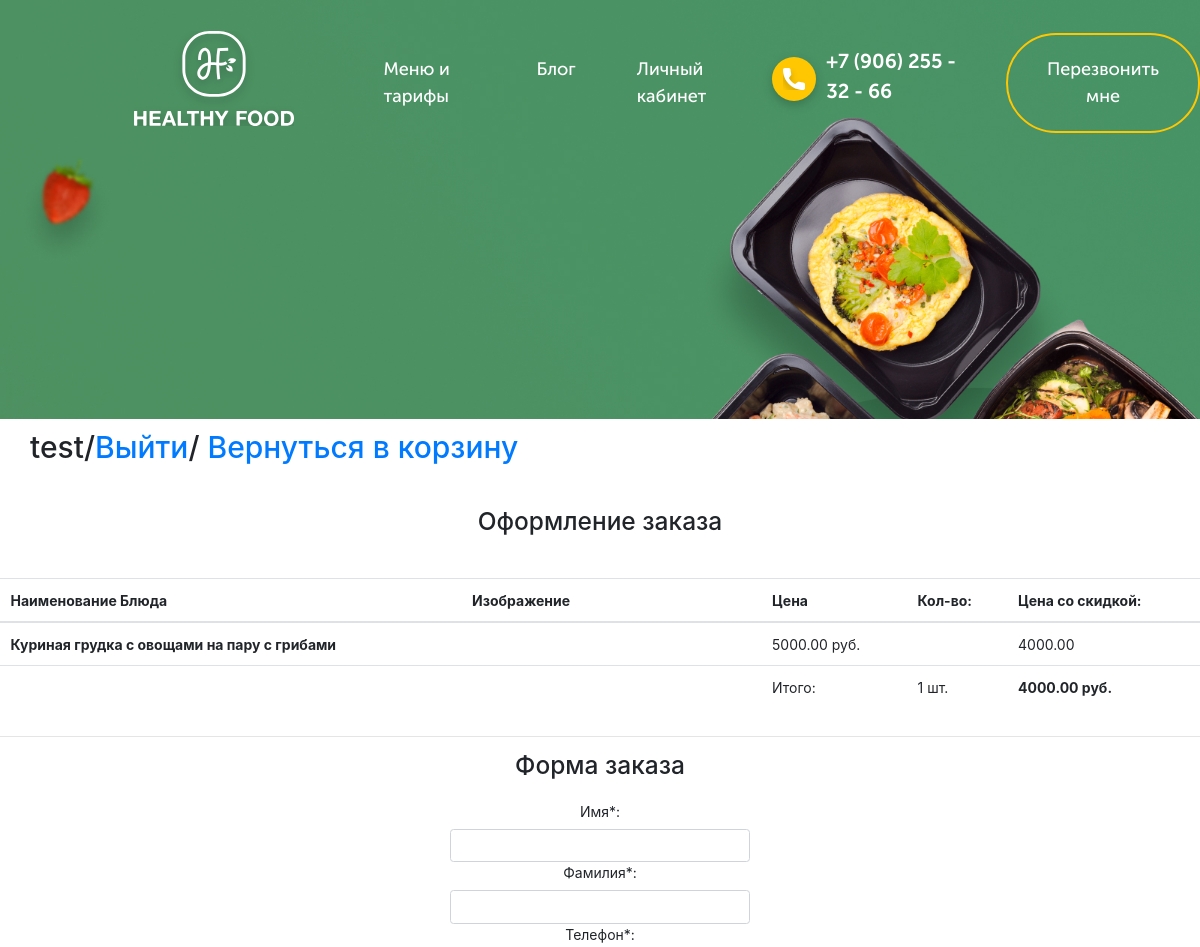
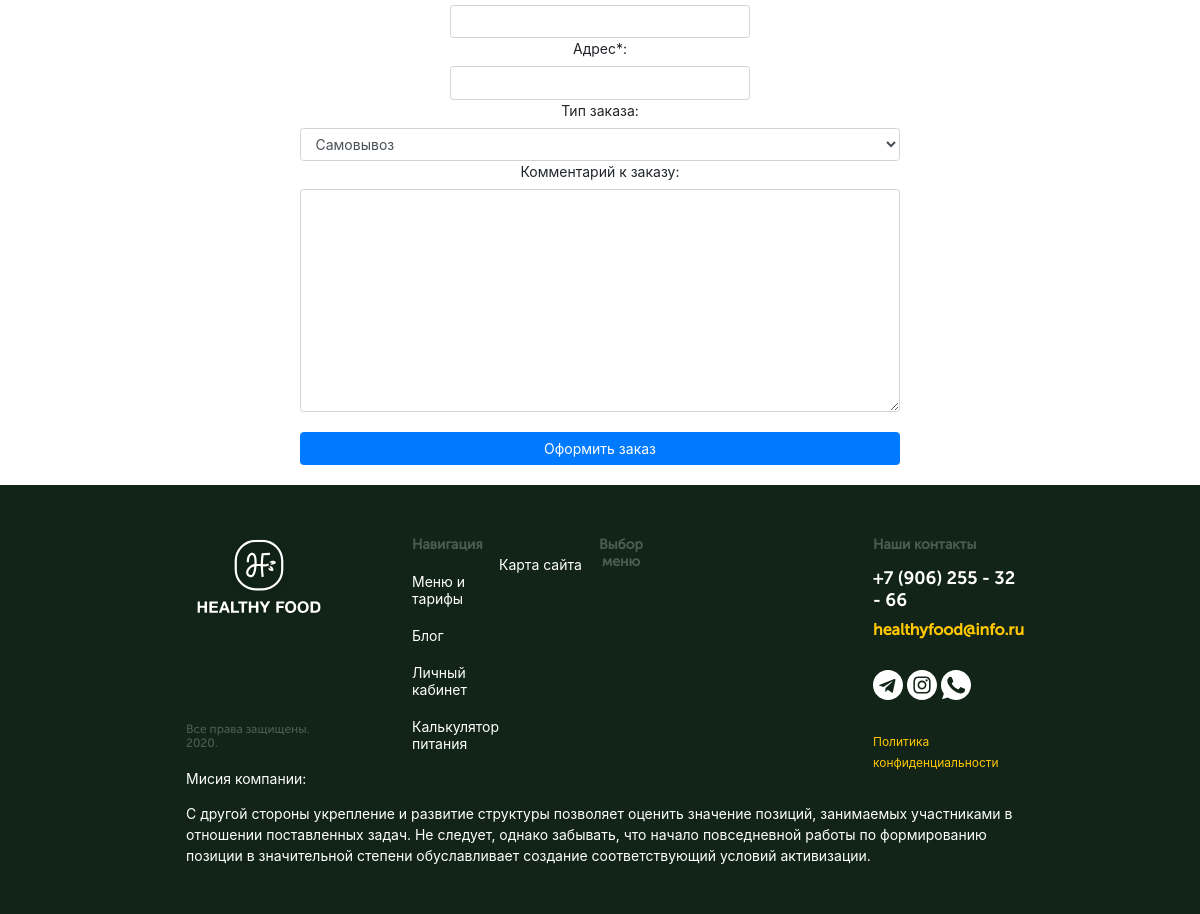
The page /checkout/ (signed in) on the database its author committed (2 pictures, top to bottom).
### healthyfood/apps/main_page/models.py (models this page shows, shortened)
class Order(models.Model):
    customer = models.ForeignKey(Customer, verbose_name=("Заказчик"), on_delete=models.CASCADE)
    product = models.ForeignKey(Food, verbose_name=("Имя продукта"), on_delete=models.CASCADE)
    count = models.PositiveIntegerField(default=1)
    final_price = models.DecimalField(("Итоговая цена товара"), max_digits=9, decimal_places=2)
    class Meta:
        verbose_name = ("Товар в корзине")
        verbose_name_plural = ("Товары в корзине")

class Food(models.Model):
    class Meta:
        verbose_name = ("Блюдо ")
        verbose_name_plural = ("Блюда")
    name = models.CharField(("Название блюда"), max_length=100)
    menu_discription = models.CharField(("Описание блюда"), max_length=500)
    big_img = models.ImageField(("Картинка большого слайда"), upload_to='img', height_field=None, width_field=None, max_length=None)
    small_img = models.ImageField(("Картинка маленького слайда"), upload_to='img', height_field=None, width_field=None, max_length=None)
    kkal = models.CharField(("Колличество калорий"), max_length=20)
    gramm = models.CharField(("Колличество грамм"), max_length=20)
    price = models.DecimalField(("Цена блюда"), max_digits=9, decimal_places=2)
    discount = models.DecimalField(("Цена со скидкой, если есть"),  max_digits=9, decimal_places=2, null=0, blank = True)
    days_list = models.ManyToManyField(Days, verbose_name = "Дни недели", related_name='days')

class Cart(models.Model):
    owner = models.ForeignKey(Customer, verbose_name=("Заказчик"), on_delete=models.CASCADE, null=True, blank=True)
    products = models.ManyToManyField(Order , verbose_name=("Заказанные блюда"), blank = True)
    total_products = models.PositiveIntegerField(("Колличество блюд"), default=0)
    final_price = models.DecimalField(("Общая цена заказа"), max_digits=9, decimal_places=2, default=0)
    in_order = models.BooleanField(default = False)
    for_anonymous_user = models.BooleanField(default = False)
    class Meta:
        verbose_name = ("Корзина")
        verbose_name_plural = ("Корзины покупателей")

### healthyfood/apps/main_page/views.py (the view)
# urls.py: path('checkout/', views.CheckOutView.as_view(), name = 'checkout'),
class CheckOutView(CartMixin, View):
    def get(self, request, *args, **kwargs):
        form = OrderForm(request.POST or None)
        customer = Customer.objects.filter(user = request.user)
        return render(request, 'main_page/checkout.html', {
            'customer': customer,
            'cart' : self.cart,
            'form': form
        })

### healthyfood/apps/main_page/forms.py
class OrderForm(forms.ModelForm):
    class Meta:
        model = Buy
        fields = (
            'first_name',
            'last_name',
            'phone',
            'address',
            'buying_type',
            'comment',
        )
    def __init__(self, *args, **kwargs):
        super().__init__(*args, **kwargs)
        for field in self.fields:
            self.fields[field].widget.attrs['class'] = 'form-control'
        self.fields['first_name'].label = 'Имя*'
        self.fields['last_name'].label = 'Фамилия*'
        self.fields['phone'].label = 'Телефон*'
        self.fields['address'].label = 'Адрес*'

### healthyfood/apps/main_page/mixins.py (called while the page is built)
    def dispatch(self, request, *args, **kwargs):
        if request.user.is_authenticated:
            customer = Customer.objects.filter(user=request.user).first()
            if not customer:
                customer = Customer.objects.create(
                    user = request.user
                )
            cart = Cart.objects.filter(owner=customer, in_order=False).first()
            if not cart:
                cart = Cart.objects.create(owner=customer)
        else:
            cart=Cart.objects.filter(for_anonymous_user=True).first()
            if not cart:
                cart = Cart.objects.create(for_anonymous_user=True)
        self.cart = cart
        return super().dispatch(request, *args, **kwargs)

### healthyfood/templates/main_page/checkout.html (shortened to what this page needs)
{% extends "main_page/page.html" %}
{% block bootstrap %}
    <link rel="stylesheet" href="https://stackpath.bootstrapcdn.com/bootstrap/4.5.0/css/bootstrap.min.css">
{% endblock bootstrap %}
{% block content %}
    {% if user.is_authenticated %}
        <h2 class="personal__navigate">{{user.username}}/<a href="{% url 'logout' %}">Выйти</a>/ <a href="{% url 'account' %} ">Вернуться в корзину</a></h2>
    {% else %}
    <h2 class="personal__navigate">
        <a href="{% url 'login' %} ">Войти</a>/
        <a href="{% url 'signup' %} ">Зарегестрироваться</a>
    </h2>
    {% endif %}
    <h3 class="text-center mt-5 mb-5">Оформление заказа {% if not cart.products.count %}пуст{% endif %}</h3>
        <div class="cart">
            <table class="table">
                <thead>
                  <tr>
                    <th scope="col">Наименование Блюда</th>
                    <th scope="col">Изображение</th>
                    <th scope="col">Цена</th>
                    <th scope="col">Кол-во: </th>
                    <th scope="col">Цена со скидкой: </th>
                  </tr>
                </thead>
                <tbody>
                    {% for item in cart.products.all  %}
                    <tr>
                        <th scope="row">{{item.product.name}}</th>
                        <td class="w-25"><img src="{{item.product.big_img.url}}" class="img-fluid" alt=""></td>
                            <td>{{ item.product.price }} руб.</td>
                        <td>
                        </td>
                        <td> {{item.final_price}} </td>
                    </tr>
                    {% endfor %}
                    <tr>
                        <td colspan="2"></td>
                        <td>Итого:</td>
                        <td>{{ cart.total_products }} шт.</td>
                        <td><strong>{{ cart.final_price }} руб.</strong></td>
                    </tr>
                </tbody>
              </table>
        </div>
      <hr>
      <h3 class="form__header">Форма заказа</h3>
      <form action=" {% url 'make_order' %} " class="checkout form w-50" method="POST">
        {{form}}
        <input type="submit" value="Оформить заказ" class="btn btn-primary w-100 form__submit">
      </form>
{% endblock content %}

### healthyfood/apps/main_page/static/style/css/style.css (style rules this page uses)
a { text-decoration: none; }
input, button, textarea { font-family: inherit; }
body { margin: 0; }
html { scroll-behavior: smooth; }
.form { margin: 20px 0; display: -webkit-box; display: -ms-flexbox; display: flex; -webkit-box-orient: vertical; -webkit-box-direction: normal; -ms-flex-direction: column; flex-direction: column; -webkit-box-align: center; -ms-flex-align: center; align-items: center; }
.form__header { text-align: center; }
.form__submit { margin-top: 20px; }
.form input { display: block; width: 300px; }
.checkout.form { margin: 20px auto; }
.personal__navigate { margin: 10px 30px; font-size: 30px; }
.cart { overflow-x: auto; }

### rows shown on the page
Order: product.name "Куриная грудка с овощами на пару с грибами", product.price "5000.00", final_price "4000.00"
Cart: total_products "1", final_price "4000.00"

### other values the page prints
{{ user.username }} "test"
